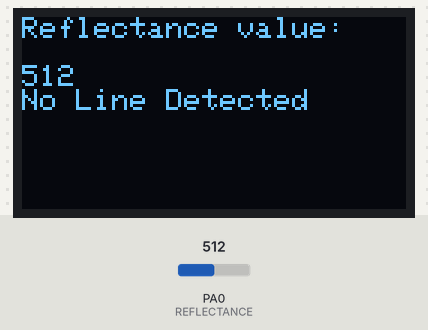
Simulated run of this program. Board: STM32 Blue Pill. Shown: 128×64 one-colour display. Inputs (shaded band) come from the test bench; at power-on: PA0 (REFLECTANCE) = 512. The display library's start-up logo is not drawn.

Above: at 3.2 s.
3.3 s: PA0 (REFLECTANCE) set to 108
At 4.0 s:
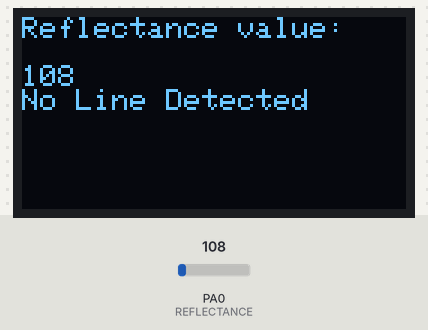
4.8 s: PA0 (REFLECTANCE) set to 90
At 6.0 s:
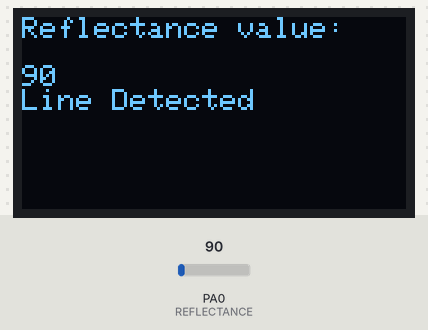
6.3 s: PA0 (REFLECTANCE) set to 110
At 6.9 s:
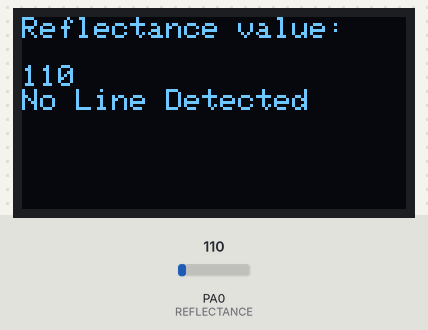
Timing chart, 0 to 9.3 s (numbered marks = the images above; inputs shaded):
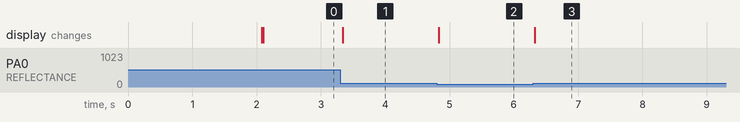

Measured:
- the behaviour switches between 100 and 99 on PA0 (REFLECTANCE) (found by bisection; images 1 and 2)
- after the input at 3.3 s, the display: changes at once (image 1)
- after the input at 4.8 s, the display: changes at once (image 2)
- after the input at 6.3 s, the display: changes at once (image 3)

The program:

main.cpp
```cpp
#include <Wire.h>
#include <Adafruit_SSD1306.h>

#define SCREEN_WIDTH 128 // OLED display width, in pixels
#define SCREEN_HEIGHT 64 // OLED display height, in pixels
#define OLED_RESET 	-1 // This display does not have a reset pin accessible
Adafruit_SSD1306 display_handler(SCREEN_WIDTH, SCREEN_HEIGHT, &Wire, OLED_RESET);

#define REFLECTANCE PA0 // Input pin
#define THRESHOLD 100 // Black line detection threshold
void handle_state_change();

void setup() {
  display_handler.begin(SSD1306_SWITCHCAPVCC, 0x3C);

  // Displays Adafruit logo by default. call clearDisplay immediately if you don't want this.
  display_handler.display();
  delay(2000);

  // Displays "Hello world!" on the screen
  display_handler.clearDisplay();
  display_handler.setTextSize(1);
  display_handler.setTextColor(SSD1306_WHITE);
  display_handler.setCursor(0,0);
  display_handler.println("Reflectance value:\n");
  display_handler.display();

  // Set up PA1 as input
  pinMode(REFLECTANCE, INPUT);
  // Set up interrupt function
  //attachInterrupt(digitalPinToInterrupt(REFLECTANCE), handle_state_change, CHANGE);
}

void loop() {
  int detection = analogRead(REFLECTANCE);
  display_handler.clearDisplay();
  display_handler.setCursor(0,0);
  display_handler.println("Reflectance value:\n");
  display_handler.println(detection);
  if (detection < 100) {
    display_handler.println("Line Detected");
  }
  else {
    display_handler.println("No Line Detected");
  }
  display_handler.display();
}

void handle_state_change() {
  display_handler.clearDisplay();
  display_handler.setCursor(0,0);
  display_handler.println("Reflectance value:\n");
  display_handler.println(analogRead(REFLECTANCE));
  display_handler.display();
}
```
